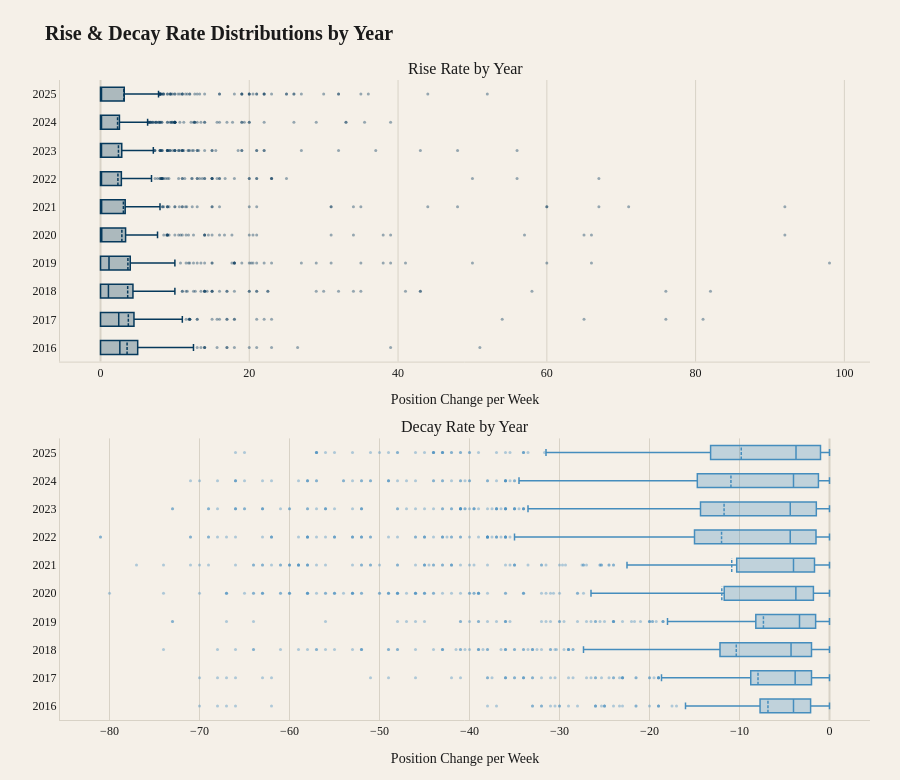

Here is the notebook cell this chart was saved with:
### Code cell
# rise and decay boxplots per year 

def plot_yearly_boxplots(time_df):
    years = sorted(time_df['year'].unique())

    fig = make_subplots(
        rows=2, cols=1,
        shared_xaxes=False,
        vertical_spacing=0.12,
        subplot_titles=["Rise Rate by Year", "Decay Rate by Year"],
    )

    for year in years:
        mask = (time_df['year'] == year)

        for col_name, row, color, fill in [
            ('rise_rate',  1, '#06395b', 'rgba(6, 57, 91, 0.3)'),
            ('decay_rate', 2, "#458dbd", 'rgba(69, 141, 189, 0.3)'),
        ]:
            

            fig.add_trace(go.Box(
                x=time_df.loc[mask, col_name],
                y=time_df.loc[mask, 'year'].astype(str),
                name=str(year).strip(".0"),
                orientation='h',
                line=dict(color=color, width=1.5),
                fillcolor=fill,
                marker=dict(
                    color=color,
                    size=3,
                    opacity=0.4,
                    outliercolor=color,
                ),
                boxmean=True,        
                boxpoints='outliers',
                showlegend=False,
                hoverinfo='x',
            ), row=row, col=1)

            

    fig.update_layout(
        boxmode='overlay',
        width=900,
        height=780,
        title=dict(
            text="<b>Rise & Decay Rate Distributions by Year</b>",
            font=dict(family="Playfair Display, serif", size=20, color="#1a1a1a"),
        ),
        plot_bgcolor="#f5f0e8",
        paper_bgcolor="#f5f0e8",
        font=dict(family="Playfair Display, serif", color="#1a1a1a"),
        margin=dict(t=80, r=30, b=60, l=60),
        hoverlabel=dict(
            bgcolor="#1a1a1a",
            bordercolor="#1a1a1a",
            font=dict(family="Source Sans 3, sans-serif", size=11, color="#f5f0e8"),
        ),
    )

    for row in [1, 2]:
        fig.update_xaxes(
            gridcolor="#d8d2c6",
            linecolor="#d8d2c6",
            zerolinecolor="#d8d2c6",
            tickfont=dict(size=12),
            tickformat='d',
            title_text="Position Change per Week",
            row=row, col=1,
        )
        fig.update_yaxes(
            gridcolor="rgba(0,0,0,0)",
            linecolor="#d8d2c6",
            tickfont=dict(size=12),
            row=row, col=1,
        )

    return fig


fig = plot_yearly_boxplots(time_df)
fig.write_html(f"../charts/rise_decay_per_year.html", include_plotlyjs="cdn", full_html=False)
fig.show()

### Figure 1 — Plotly figure (JSON) as saved in the notebook; plotly's stock layout.template omitted (floating-point values rounded to 4 significant figures; data arrays with more than 128 entries replaced by an {"elided": "..."} marker saying what was removed)
{"data": [{"boxmean": true, "boxpoints": "outliers", "fillcolor": "rgba(6, 57, 91, 0.3)", "hoverinfo": "x", "line": {"color": "#06395b", "width": 1.5}, "marker": {"color": "#06395b", "opacity": 0.4, "outliercolor": "#06395b", "size": 3}, "name": "2016", "orientation": "h", "showlegend": false, "type": "box", "x": {"elided": "430 float values"}, "xaxis": "x", "y": {"elided": "430 str values"}, "yaxis": "y"}, {"boxmean": true, "boxpoints": "outliers", "fillcolor": "rgba(69, 141, 189, 0.3)", "hoverinfo": "x", "line": {"color": "#458dbd", "width": 1.5}, "marker": {"color": "#458dbd", "opacity": 0.4, "outliercolor": "#458dbd", "size": 3}, "name": "2016", "orientation": "h", "showlegend": false, "type": "box", "x": {"elided": "430 float values"}, "xaxis": "x2", "y": {"elided": "430 str values"}, "yaxis": "y2"}, {"boxmean": true, "boxpoints": "outliers", "fillcolor": "rgba(6, 57, 91, 0.3)", "hoverinfo": "x", "line": {"color": "#06395b", "width": 1.5}, "marker": {"color": "#06395b", "opacity": 0.4, "outliercolor": "#06395b", "size": 3}, "name": "2017", "orientation": "h", "showlegend": false, "type": "box", "x": {"elided": "434 float values"}, "xaxis": "x", "y": {"elided": "434 str values"}, "yaxis": "y"}, {"boxmean": true, "boxpoints": "outliers", "fillcolor": "rgba(69, 141, 189, 0.3)", "hoverinfo": "x", "line": {"color": "#458dbd", "width": 1.5}, "marker": {"color": "#458dbd", "opacity": 0.4, "outliercolor": "#458dbd", "size": 3}, "name": "2017", "orientation": "h", "showlegend": false, "type": "box", "x": {"elided": "434 float values"}, "xaxis": "x2", "y": {"elided": "434 str values"}, "yaxis": "y2"}, {"boxmean": true, "boxpoints": "outliers", "fillcolor": "rgba(6, 57, 91, 0.3)", "hoverinfo": "x", "line": {"color": "#06395b", "width": 1.5}, "marker": {"color": "#06395b", "opacity": 0.4, "outliercolor": "#06395b", "size": 3}, "name": "2018", "orientation": "h", "showlegend": false, "type": "box", "x": {"elided": "501 float values"}, "xaxis": "x", "y": {"elided": "501 str values"}, "yaxis": "y"}, {"boxmean": true, "boxpoints": "outliers", "fillcolor": "rgba(69, 141, 189, 0.3)", "hoverinfo": "x", "line": {"color": "#458dbd", "width": 1.5}, "marker": {"color": "#458dbd", "opacity": 0.4, "outliercolor": "#458dbd", "size": 3}, "name": "2018", "orientation": "h", "showlegend": false, "type": "box", "x": {"elided": "501 float values"}, "xaxis": "x2", "y": {"elided": "501 str values"}, "yaxis": "y2"}, {"boxmean": true, "boxpoints": "outliers", "fillcolor": "rgba(6, 57, 91, 0.3)", "hoverinfo": "x", "line": {"color": "#06395b", "width": 1.5}, "marker": {"color": "#06395b", "opacity": 0.4, "outliercolor": "#06395b", "size": 3}, "name": "2019", "orientation": "h", "showlegend": false, "type": "box", "x": {"elided": "465 float values"}, "xaxis": "x", "y": {"elided": "465 str values"}, "yaxis": "y"}, {"boxmean": true, "boxpoints": "outliers", "fillcolor": "rgba(69, 141, 189, 0.3)", "hoverinfo": "x", "line": {"color": "#458dbd", "width": 1.5}, "marker": {"color": "#458dbd", "opacity": 0.4, "outliercolor": "#458dbd", "size": 3}, "name": "2019", "orientation": "h", "showlegend": false, "type": "box", "x": {"elided": "465 float values"}, "xaxis": "x2", "y": {"elided": "465 str values"}, "yaxis": "y2"}, {"boxmean": true, "boxpoints": "outliers", "fillcolor": "rgba(6, 57, 91, 0.3)", "hoverinfo": "x", "line": {"color": "#06395b", "width": 1.5}, "marker": {"color": "#06395b", "opacity": 0.4, "outliercolor": "#06395b", "size": 3}, "name": "202", "orientation": "h", "showlegend": false, "type": "box", "x": {"elided": "493 float values"}, "xaxis": "x", "y": {"elided": "493 str values"}, "yaxis": "y"}, {"boxmean": true, "boxpoints": "outliers", "fillcolor": "rgba(69, 141, 189, 0.3)", "hoverinfo": "x", "line": {"color": "#458dbd", "width": 1.5}, "marker": {"color": "#458dbd", "opacity": 0.4, "outliercolor": "#458dbd", "size": 3}, "name": "202", "orientation": "h", "showlegend": false, "type": "box", "x": {"elided": "493 float values"}, "xaxis": "x2", "y": {"elided": "493 str values"}, "yaxis": "y2"}, {"boxmean": true, "boxpoints": "outliers", "fillcolor": "rgba(6, 57, 91, 0.3)", "hoverinfo": "x", "line": {"color": "#06395b", "width": 1.5}, "marker": {"color": "#06395b", "opacity": 0.4, "outliercolor": "#06395b", "size": 3}, "name": "2021", "orientation": "h", "showlegend": false, "type": "box", "x": {"elided": "484 float values"}, "xaxis": "x", "y": {"elided": "484 str values"}, "yaxis": "y"}, {"boxmean": true, "boxpoints": "outliers", "fillcolor": "rgba(69, 141, 189, 0.3)", "hoverinfo": "x", "line": {"color": "#458dbd", "width": 1.5}, "marker": {"color": "#458dbd", "opacity": 0.4, "outliercolor": "#458dbd", "size": 3}, "name": "2021", "orientation": "h", "showlegend": false, "type": "box", "x": {"elided": "484 float values"}, "xaxis": "x2", "y": {"elided": "484 str values"}, "yaxis": "y2"}, {"boxmean": true, "boxpoints": "outliers", "fillcolor": "rgba(6, 57, 91, 0.3)", "hoverinfo": "x", "line": {"color": "#06395b", "width": 1.5}, "marker": {"color": "#06395b", "opacity": 0.4, "outliercolor": "#06395b", "size": 3}, "name": "2022", "orientation": "h", "showlegend": false, "type": "box", "x": {"elided": "537 float values"}, "xaxis": "x", "y": {"elided": "537 str values"}, "yaxis": "y"}, {"boxmean": true, "boxpoints": "outliers", "fillcolor": "rgba(69, 141, 189, 0.3)", "hoverinfo": "x", "line": {"color": "#458dbd", "width": 1.5}, "marker": {"color": "#458dbd", "opacity": 0.4, "outliercolor": "#458dbd", "size": 3}, "name": "2022", "orientation": "h", "showlegend": false, "type": "box", "x": {"elided": "537 float values"}, "xaxis": "x2", "y": {"elided": "537 str values"}, "yaxis": "y2"}, {"boxmean": true, "boxpoints": "outliers", "fillcolor": "rgba(6, 57, 91, 0.3)", "hoverinfo": "x", "line": {"color": "#06395b", "width": 1.5}, "marker": {"color": "#06395b", "opacity": 0.4, "outliercolor": "#06395b", "size": 3}, "name": "2023", "orientation": "h", "showlegend": false, "type": "box", "x": {"elided": "542 float values"}, "xaxis": "x", "y": {"elided": "542 str values"}, "yaxis": "y"}, {"boxmean": true, "boxpoints": "outliers", "fillcolor": "rgba(69, 141, 189, 0.3)", "hoverinfo": "x", "line": {"color": "#458dbd", "width": 1.5}, "marker": {"color": "#458dbd", "opacity": 0.4, "outliercolor": "#458dbd", "size": 3}, "name": "2023", "orientation": "h", "showlegend": false, "type": "box", "x": {"elided": "542 float values"}, "xaxis": "x2", "y": {"elided": "542 str values"}, "yaxis": "y2"}, {"boxmean": true, "boxpoints": "outliers", "fillcolor": "rgba(6, 57, 91, 0.3)", "hoverinfo": "x", "line": {"color": "#06395b", "width": 1.5}, "marker": {"color": "#06395b", "opacity": 0.4, "outliercolor": "#06395b", "size": 3}, "name": "2024", "orientation": "h", "showlegend": false, "type": "box", "x": {"elided": "533 float values"}, "xaxis": "x", "y": {"elided": "533 str values"}, "yaxis": "y"}, {"boxmean": true, "boxpoints": "outliers", "fillcolor": "rgba(69, 141, 189, 0.3)", "hoverinfo": "x", "line": {"color": "#458dbd", "width": 1.5}, "marker": {"color": "#458dbd", "opacity": 0.4, "outliercolor": "#458dbd", "size": 3}, "name": "2024", "orientation": "h", "showlegend": false, "type": "box", "x": {"elided": "533 float values"}, "xaxis": "x2", "y": {"elided": "533 str values"}, "yaxis": "y2"}, {"boxmean": true, "boxpoints": "outliers", "fillcolor": "rgba(6, 57, 91, 0.3)", "hoverinfo": "x", "line": {"color": "#06395b", "width": 1.5}, "marker": {"color": "#06395b", "opacity": 0.4, "outliercolor": "#06395b", "size": 3}, "name": "2025", "orientation": "h", "showlegend": false, "type": "box", "x": {"elided": "485 float values"}, "xaxis": "x", "y": {"elided": "485 str values"}, "yaxis": "y"}, {"boxmean": true, "boxpoints": "outliers", "fillcolor": "rgba(69, 141, 189, 0.3)", "hoverinfo": "x", "line": {"color": "#458dbd", "width": 1.5}, "marker": {"color": "#458dbd", "opacity": 0.4, "outliercolor": "#458dbd", "size": 3}, "name": "2025", "orientation": "h", "showlegend": false, "type": "box", "x": {"elided": "485 float values"}, "xaxis": "x2", "y": {"elided": "485 str values"}, "yaxis": "y2"}], "layout": {"annotations": [{"font": {"size": 16}, "showarrow": false, "text": "Rise Rate by Year", "x": 0.5, "xanchor": "center", "xref": "paper", "y": 1, "yanchor": "bottom", "yref": "paper"}, {"font": {"size": 16}, "showarrow": false, "text": "Decay Rate by Year", "x": 0.5, "xanchor": "center", "xref": "paper", "y": 0.44, "yanchor": "bottom", "yref": "paper"}], "boxmode": "overlay", "font": {"color": "#1a1a1a", "family": "Playfair Display, serif"}, "height": 780, "hoverlabel": {"bgcolor": "#1a1a1a", "bordercolor": "#1a1a1a", "font": {"color": "#f5f0e8", "family": "Source Sans 3, sans-serif", "size": 11}}, "margin": {"b": 60, "l": 60, "r": 30, "t": 80}, "paper_bgcolor": "#f5f0e8", "plot_bgcolor": "#f5f0e8", "title": {"font": {"color": "#1a1a1a", "family": "Playfair Display, serif", "size": 20}, "text": "<b>Rise & Decay Rate Distributions by Year</b>"}, "width": 900, "xaxis": {"anchor": "y", "domain": [0, 1], "gridcolor": "#d8d2c6", "linecolor": "#d8d2c6", "tickfont": {"size": 12}, "tickformat": "d", "title": {"text": "Position Change per Week"}, "zerolinecolor": "#d8d2c6"}, "xaxis2": {"anchor": "y2", "domain": [0, 1], "gridcolor": "#d8d2c6", "linecolor": "#d8d2c6", "tickfont": {"size": 12}, "tickformat": "d", "title": {"text": "Position Change per Week"}, "zerolinecolor": "#d8d2c6"}, "yaxis": {"anchor": "x", "domain": [0.56, 1], "gridcolor": "rgba(0,0,0,0)", "linecolor": "#d8d2c6", "tickfont": {"size": 12}}, "yaxis2": {"anchor": "x2", "domain": [0, 0.44], "gridcolor": "rgba(0,0,0,0)", "linecolor": "#d8d2c6", "tickfont": {"size": 12}}}}
